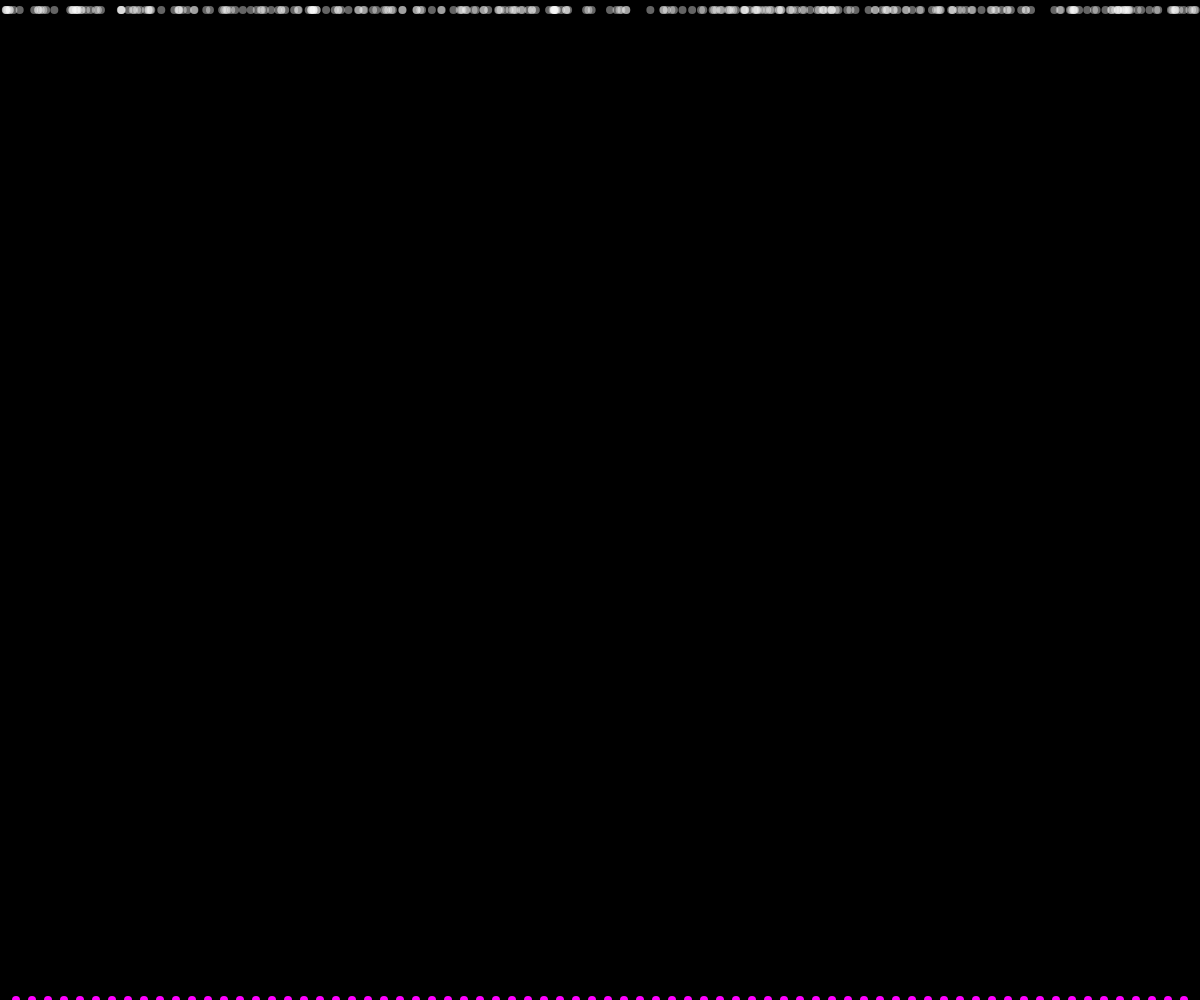
Frame 1 (no input)
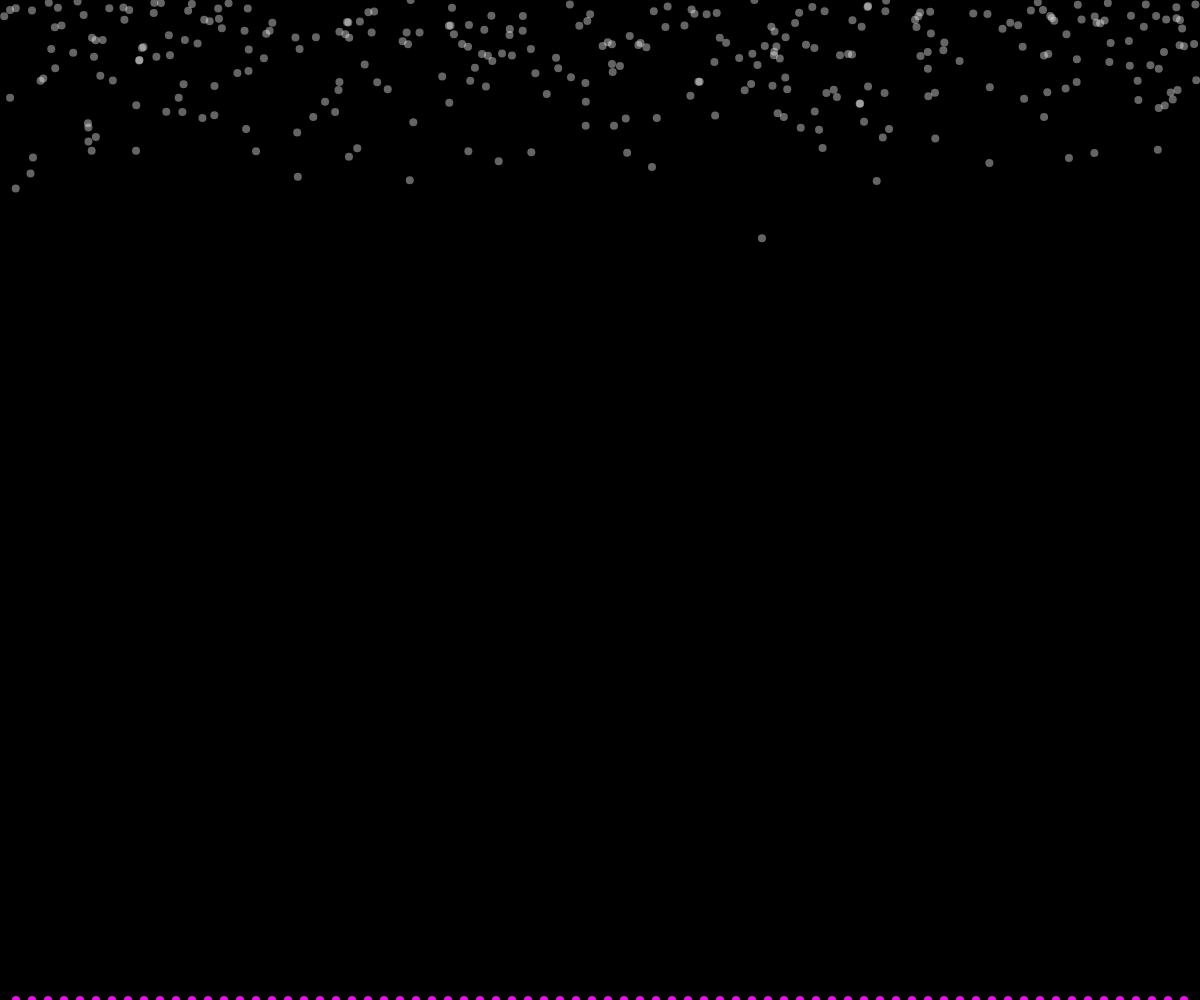
Frame 60 (no input)
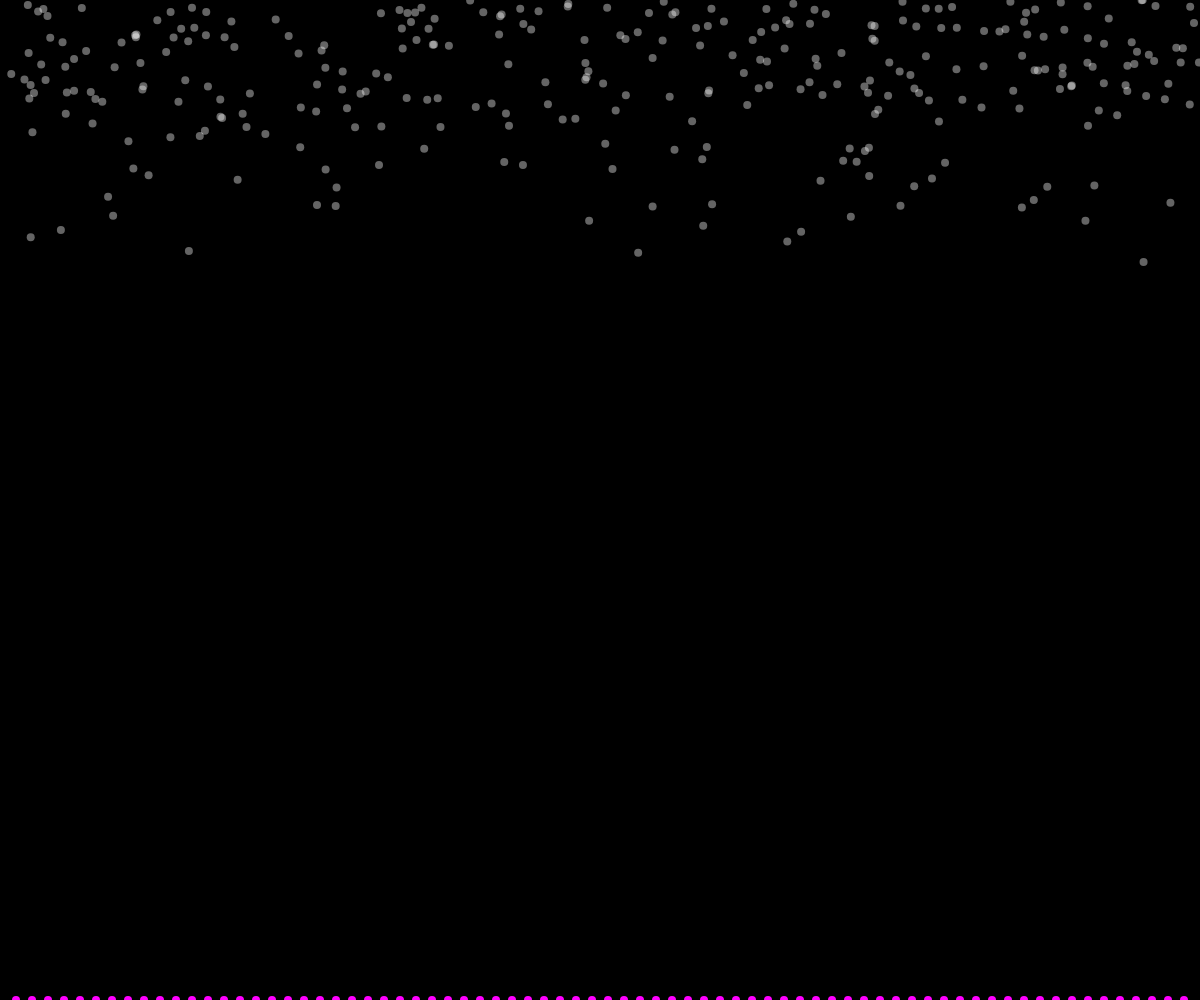
Frame 120 (the mouse pressed at the canvas centre since frame 60)

The p5.js sketch that drew these frames (run headless with seeded random() and noise() and a simulated clock; from frame 60 on, the mouse is pressed at the canvas centre):

// p5.js sketch
// ── sketch.js
// https://en.wikipedia.org/wiki/Diffusion-limited_aggregation
// http://paulbourke.net/fractals/dla/
// https://atom.io/packages/atom-live-server

const CELL_AMOUNTS = 300
const CELL_RADIUS = 4
const TIMES_PER_FRAME = 200

let tree = []
let walkers = []

function setup() {
  createCanvas(windowWidth, windowHeight)
  // Starting point
  for (let x = 16; x < width; x += 16) {
    tree.push(new Walker(x, height, true))
  }
  // Walkers
  for (let i = 0; i < CELL_AMOUNTS; i++) {
    walkers[i] = new Walker()
  }
}

function draw() {
  background(0)

  // Showing tree points
  for (let i = 0; i < tree.length; i++) {
    tree[i].show()
  }

  // Showing walkers
  for (let i = 0; i < walkers.length; i++) {
      walkers[i].show()
  }
  // Animation drawing
  for (let tpf = 0; tpf < TIMES_PER_FRAME; tpf++) {
    for (let i = 0; i < walkers.length; i++) {
      walkers[i].walk()
      if (walkers[i].isStuck(tree)) {
        tree.push(walkers[i])
        walkers.splice(i, 1)
      }
    }
  }

  // To keep always CELL_AMOUNTS on the view
  // while (walkers.length < CELL_AMOUNTS) {
  //   walkers.push(new Walker())
  // }
}

// ── walker.js
class Walker {
  constructor(x, y) {
    if (x !== undefined && y !== undefined) {
      this.pos = createVector(x, y)
      this.stuck = true
    } else {
      this.pos = this.randomPoints()
      this.stuck = false
    }
  }

  distSq(a, b) {
    // Returns the sum of the sqrt of two given vectors distances,
    // being b the further away and a the closest
    let dx = b.x - a.x
    let dy = b.y - a.y
    return dx * dx + dy * dy
  }

  isStuck(others) {
    // For each walker we will check how far away are from the
    // tree point according to the center and return a bool
    for (let i = 0; i < others.length; i++) {
      let d = this.distSq(this.pos, others[i].pos)
      if (d < (CELL_RADIUS * CELL_RADIUS * 4)) {
        this.stuck = true
        return true
        break;
      }
    }

    return false
  }

  randomPoints() {
    // Return a set of random points from the edges
    return createVector(random(CELL_RADIUS, width - CELL_RADIUS), 10)
  }

  show() {
    this.stuck ? fill(255, 0, 255) : fill(255, 100)
    noStroke()
    ellipse(this.pos.x, this.pos.y, CELL_RADIUS * 2)
  }

  walk() {
    let vel = p5.Vector.random2D()
    this.pos.add(vel)
    this.pos.x = constrain(this.pos.x, 0, width)
    this.pos.y = constrain(this.pos.y, 0, height)
  }
}
